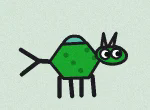
#> input picture onlyfaucet/v5/tut00-ref.png, 150 x 110 px
$ python find_chain.py v5/tut00-ref.png
#> lines starting #> are read from the running program, lines starting #| are printed output that depends on the picture; after the words box and inside, x2 and y2 are one past the last pixel; in counts of white or black regions, pixels touching at a corner belong together
#!/usr/bin/env python3
"""Find the hole by the chain of dashes that traces it.

Background of the puzzle: a navy field sprinkled with dashes, plus a *closed
chain* of dashes outlining the silhouette the piece came from.  The piece
sprite (from the X-Captcha-Piece header) is the exact silhouette, so the
outline of that silhouette used as a matched filter over the dash mask localises
the hole directly — no morphological guesswork.

Two independent corroborations are reported:
  z        matched-filter z-score of the best peak vs the rest of the map
  support  number of (blur, threshold) settings whose enclosed-dash-interior
           detection lands on the same spot
  iou0     how well that enclosed interior matches the silhouette in the
           piece's own orientation (a hole accepts the piece as drawn)

Usage: find_chain.py shot.png [--sprite s.png] [--geom x,y] [--rect x,y,w,h]
                      [--canvas 450x280] [--json] [--out overlay.png]

Output contract matches find_hole.py so bot.mjs can use either: every
coordinate is in IMAGE pixels of the given screenshot (the clip space the
caller drags in).  --geom takes CANVAS coordinates (450x280) and --rect says
where the canvas sits inside the image (the shot covers the widget host box,
border/padding included); the background PNG captured from the widget is the
canvas itself, so there --rect can be omitted.
Lower `score` is better (score = 1/z), `ptdist` shrinks as confidence grows.
"""
import sys, json, argparse
import cv2
import numpy as np

ap = argparse.ArgumentParser()
ap.add_argument('img')
ap.add_argument('--sprite', default=None)
ap.add_argument('--geom', default=None, help='piece centre in CANVAS coords: x,y')
ap.add_argument('--rect', default=None,
                help='canvas region inside the image, image px: x,y,w,h '
                     '(the screenshot covers the host box incl. border/padding)')
ap.add_argument('--canvas', default='450x280')
ap.add_argument('--json', action='store_true')
ap.add_argument('--out', default=None)
args = ap.parse_args()

CW, CH = (int(v) for v in args.canvas.lower().split('x'))
img = cv2.imread(args.img, cv2.IMREAD_UNCHANGED)
#> img is the input picture: shape (110, 150, 3); mean B, G, R 185.4, 204.3, 181.5
if img is None:
    print(json.dumps({'error': 'unreadable'})); sys.exit(1)
if img.ndim == 2:
    img = cv2.cvtColor(img, cv2.COLOR_GRAY2BGR)
elif img.shape[2] == 4:
    img = img[:, :, :3]
IH, IW = img.shape[:2]
#> IH = 110; IW = 150
if args.rect:
    RX, RY, RW, RH = (float(v) for v in args.rect.split(','))
else:
    RX, RY, RW, RH = 0.0, 0.0, float(IW), float(IH)
#> RX = 0; RY = 0; RW = 150; RH = 110
sx, sy = RW / CW, RH / CH          # canvas -> image px (inside the canvas box)
#> sx = 0.333; sy = 0.393

# ---------------------------------------------------------------- dash mask
g = cv2.cvtColor(img, cv2.COLOR_BGR2GRAY)
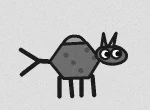
#> g: shape (110, 150); min 5, max 255, mean 195.2
med = cv2.medianBlur(g, 15 if min(IW, IH) > 200 else 9)
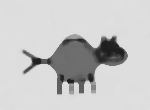
#> med: shape (110, 150); min 29, max 224, mean 198.8
# The median of a 15x15 window is always the FIELD colour (dashes never fill
# it), so dashes sit on whichever side of the median is farther out: brighter
# on the old navy theme (light dashes), darker on the current beige theme
# (dark dashes).  Taking only the bright sign silently produced an EMPTY mask
# on the beige widget (density ~0.0000): z-scores then measured noise (z=34
# at cover 0.02) and the gate dragged to a garbage peak, which the site
# rejected.  abs() covers both themes and is a no-op on navy-era captures.
dash = (np.abs(g.astype(np.int16) - med.astype(np.int16)) > 12).astype(np.float32)
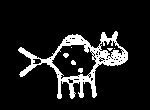
#> dash: shape (110, 150) float32; values 0 (black) and 1 (white), 11.3% white; 7 white regions (3 under 20 px), largest, box (x1, y1, x2, y2) and area: (18, 31, 128, 99) 1784, (63, 53, 69, 58) 22, (78, 68, 83, 73) 21, (71, 60, 76, 65) 20

# --------------------------------------------------- the piece (blue stroke)
b, gg, r = img[:, :, 0].astype(np.int16), img[:, :, 1].astype(np.int16), img[:, :, 2].astype(np.int16)
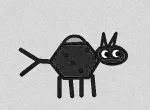
#> b: shape (110, 150) int16; min 0, max 255, mean 185.4
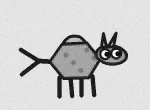
#> gg: shape (110, 150) int16; min 6, max 255, mean 204.3
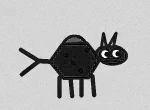
#> r: shape (110, 150) int16; min 0, max 255, mean 181.5
blue = ((b - (gg + r) / 2) > 35) & (b > 90)
#> blue: shape (110, 150) bool; every value is 0
# the widget frame is blue too — ignore anything hugging the image edge
edge = np.zeros_like(blue)
edge[:8, :] = edge[-8:, :] = True
edge[:, :8] = edge[:, -8:] = True
blue = blue & ~edge
piece = None
if args.geom:
    gx, gy = (float(v) for v in args.geom.split(','))
    piece = (RX + gx * sx, RY + gy * sy)
if piece is None and blue.sum() > 200:
    n, lbl, st, ce = cv2.connectedComponentsWithStats(blue.astype(np.uint8), 8)
    best = None
    for i in range(1, n):
        if st[i, 4] < 300:
            continue
        if best is None or st[i, 4] > st[best, 4]:
            best = i
    if best is not None:
        piece = (float(ce[best][0]), float(ce[best][1]))

# ------------------------------------------------- matched filter on dashes
sil = None
zmap = None
tolmap = None
if args.sprite:
    sp = cv2.imread(args.sprite, cv2.IMREAD_UNCHANGED)
    if sp is not None and sp.ndim == 3 and sp.shape[2] == 4:
        a = sp[:, :, 3]
        ys, xs = np.nonzero(a > 40)
        if len(xs) > 50:
            s0 = (a[ys.min():ys.max() + 1, xs.min():xs.max() + 1] > 40).astype(np.uint8)
            th, tw = max(3, int(round(s0.shape[0] * sy))), max(3, int(round(s0.shape[1] * sx)))
            sil = cv2.resize(s0, (tw, th), interpolation=cv2.INTER_NEAREST)
            sil = (sil > 0).astype(np.uint8)

if sil is not None:
    ring = (cv2.dilate(sil, np.ones((5, 5), np.uint8)) -
            cv2.erode(sil, np.ones((5, 5), np.uint8))).astype(np.float32)
    if ring.sum() > 50:
        zmap = cv2.GaussianBlur(cv2.matchTemplate(dash, ring, cv2.TM_CCORR) / ring.sum(), (0, 0), 3)
        mu, sd = float(zmap.mean()), float(zmap.std()) + 1e-9
        # Tolerant variant: count a dash as lying on the outline if it is within
        # ~2px, so a chain whose dashes straddle the band still scores.  This is
        # the "is a chain really hugging this silhouette" number (coverage 0..1);
        # the strict z above decides *where*, this one decides *whether*.
        near = cv2.dilate(dash, np.ones((5, 5), np.uint8)).astype(np.float32)
        tolmap = cv2.GaussianBlur(cv2.matchTemplate(near, ring, cv2.TM_CCORR) / ring.sum(),
                                  (0, 0), 3)

# --------------------------------------------------------------- piece info
# Coordinates are reported in IMAGE px (the screenshot/clip space), exactly
# like find_hole.py: bot.mjs converts them to canvas units via clipToCanvas().
pieceX = pieceY = grabX = grabY = None
if piece is not None:
    pieceX, pieceY = round(piece[0], 1), round(piece[1], 1)
    grabX, grabY = pieceX, pieceY
if blue.sum() > 200:
    ys, xs = np.nonzero(blue)
    if pieceX is None:
        pieceX = round((xs.min() + xs.max()) / 2, 1)
        pieceY = round((ys.min() + ys.max()) / 2, 1)

if sil is None or zmap is None:
    # No silhouette => the chain cannot be matched.  Interior blobs alone are
    # decoy clouds, so report WEAK and let the caller bail rather than guess.
    print(json.dumps({'pieceX': pieceX, 'pieceY': pieceY, 'grabX': grabX, 'grabY': grabY,
                      'grabAltX': grabX, 'grabAltY': grabY, 'w': IW, 'h': IH,
                      'z': None, 'z2': None, 'margin': None, 'sprite': False,
                      'cands': [], 'targetX': None, 'targetY': None,
                      'fallback': True, 'ptdist': 1.0}))
#> (printed output is left out)
    sys.exit(0)
#> (the program exits here)

$ run again, on onlyfaucet/v5/tut02-ref.png
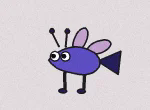
#> input picture onlyfaucet/v5/tut02-ref.png, 150 x 110 px
#> img is the input picture: shape (110, 150, 3); mean B, G, R 208.8, 198.7, 206.3
#> `dash = (np.abs(g.astype(np.int16) - med.astype(np.int16)) > 12).astype..`:
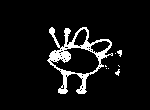
#> dash: shape (110, 150) float32; values 0 (black) and 1 (white), 7.2% white; 8 white regions (6 under 20 px), largest, box (x1, y1, x2, y2) and area: (47, 27, 113, 94) 1131, (117, 50, 122, 57) 22
#> blue: shape (110, 150) bool; 5.3% white; 7 white regions (5 under 20 px), largest, box (x1, y1, x2, y2) and area: (50, 48, 99, 74) 808, (108, 56, 118, 69) 54
#> `n, lbl, st, ce = cv2.connectedComponentsWithStats(blue.astype(np.uint8..`:
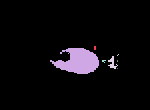
#> lbl: shape (110, 150) int32; 8 distinct labels, from 0 to 7; one colour per label, 0 black
#> n = 8; st = [[0, 0, 150, 110, 15618], [94, 46, 2, 4, 8], [50, 48, 49, 26, 808], [117, 54, 2, 2, 2], [108, 56, 10, 13, 54], [102, 60, 4, 3, 7], [117, 60, 1, 2, 2], [117, 68, 1, 1, 1]]; ce = [[74.14, 54.13], [94.5, 47.5], [78.21, 61.05], [117.5, 54.5], [111.9, 62.72], [103.3, 60.57], [117, 60.5], [117, 68]]
#> after the loop `for i in range(1, n):`: best = 2
#> piece = (78.21, 61.05)
#> pieceX = 78.2; pieceY = 61.1
#> grabX = 78.2; grabY = 61.1
#> ys = 882 values from 46 to 73; xs = 882 values, max 118 at index 177, min 50 at index 327, mean 80.85
#> (printed output is left out)

$ run again, on onlyfaucet/v5/tut03-ref.png
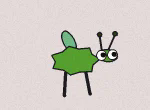
#> input picture onlyfaucet/v5/tut03-ref.png, 150 x 110 px
#> img is the input picture: shape (110, 150, 3); mean B, G, R 199.9, 206.9, 211.6
#> `dash = (np.abs(g.astype(np.int16) - med.astype(np.int16)) > 12).astype..`:
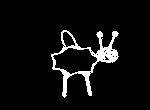
#> dash: shape (110, 150) float32; values 0 (black) and 1 (white), 5.8% white; 1 white region, box (x1, y1, x2, y2) and area: (51, 30, 119, 98) 962
#> `b, gg, r = img[:, :, 0].astype(np.int16), img[:, :, 1].astype(np.int16..`:
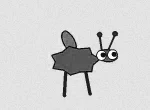
#> r: shape (110, 150) int16; min 0, max 255, mean 211.6
#> blue: shape (110, 150) bool; every value is 0
#> (printed output is left out)

$ run again, on onlyfaucet/v5/tut04-ref.png
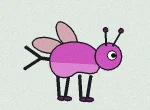
#> input picture onlyfaucet/v5/tut04-ref.png, 150 x 110 px
#> img is the input picture: shape (110, 150, 3); mean B, G, R 207.2, 202.5, 209
#> `dash = (np.abs(g.astype(np.int16) - med.astype(np.int16)) > 12).astype..`:
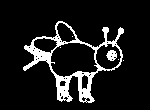
#> dash: shape (110, 150) float32; values 0 (black) and 1 (white), 10.5% white; 6 white regions (4 under 20 px), largest, box (x1, y1, x2, y2) and area: (23, 21, 124, 103) 1651, (106, 50, 117, 61) 84
#> blue: shape (110, 150) bool; 6.6% white; 4 white regions (2 under 20 px), largest, box (x1, y1, x2, y2) and area: (50, 42, 96, 68) 760, (96, 44, 120, 68) 327
#> `n, lbl, st, ce = cv2.connectedComponentsWithStats(blue.astype(np.uint8..`:
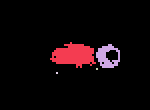
#> lbl: shape (110, 150) int32; 5 distinct labels, from 0 to 4; one colour per label, 0 black
#> n = 5; st = [[0, 0, 150, 110, 15405], [50, 42, 46, 26, 760], [96, 44, 24, 24, 327], [96, 68, 2, 2, 4], [56, 72, 2, 2, 4]]; ce = [[73.86, 54.45], [73.54, 54.68], [106.8, 56.25], [96.5, 68.5], [56.5, 72.5]]
#> after the loop `for i in range(1, n):`: best = 1
#> piece = (73.54, 54.68)
#> pieceX = 73.5; pieceY = 54.7
#> grabX = 73.5; grabY = 54.7
#> ys = 1095 values from 42 to 73; xs = 1095 values, max 119 at index 291, min 50 at index 663, mean 83.48
#> (printed output is left out)
